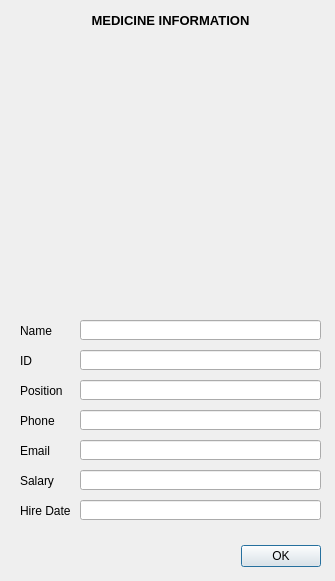
<?xml version="1.0" encoding="UTF-8"?>
<ui version="4.0">
 <class>Dialog</class>
 <widget class="QDialog" name="Dialog">
  <property name="geometry">
   <rect>
    <x>0</x>
    <y>0</y>
    <width>335</width>
    <height>581</height>
   </rect>
  </property>
  <property name="windowTitle">
   <string>Dialog</string>
  </property>
  <widget class="QDialogButtonBox" name="buttonBox">
   <property name="geometry">
    <rect>
     <x>-20</x>
     <y>540</y>
     <width>341</width>
     <height>32</height>
    </rect>
   </property>
   <property name="orientation">
    <enum>Qt::Horizontal</enum>
   </property>
   <property name="standardButtons">
    <set>QDialogButtonBox::Ok</set>
   </property>
  </widget>
  <widget class="QLabel" name="ID">
   <property name="geometry">
    <rect>
     <x>20</x>
     <y>350</y>
     <width>47</width>
     <height>21</height>
    </rect>
   </property>
   <property name="text">
    <string>ID</string>
   </property>
  </widget>
  <widget class="QLabel" name="Name">
   <property name="geometry">
    <rect>
     <x>20</x>
     <y>320</y>
     <width>47</width>
     <height>21</height>
    </rect>
   </property>
   <property name="text">
    <string>Name</string>
   </property>
  </widget>
  <widget class="QLabel" name="label_3">
   <property name="geometry">
    <rect>
     <x>10</x>
     <y>10</y>
     <width>321</width>
     <height>20</height>
    </rect>
   </property>
   <property name="font">
    <font>
     <pointsize>10</pointsize>
     <weight>75</weight>
     <bold>true</bold>
    </font>
   </property>
   <property name="text">
    <string>MEDICINE INFORMATION</string>
   </property>
   <property name="alignment">
    <set>Qt::AlignCenter</set>
   </property>
  </widget>
  <widget class="QLabel" name="Image">
   <property name="geometry">
    <rect>
     <x>30</x>
     <y>50</y>
     <width>251</width>
     <height>211</height>
    </rect>
   </property>
   <property name="text">
    <string/>
   </property>
   <property name="pixmap">
    <pixmap>../icon/medicine_icon.png</pixmap>
   </property>
   <property name="scaledContents">
    <bool>true</bool>
   </property>
   <property name="alignment">
    <set>Qt::AlignCenter</set>
   </property>
  </widget>
  <widget class="QLabel" name="label_5">
   <property name="geometry">
    <rect>
     <x>10</x>
     <y>30</y>
     <width>311</width>
     <height>261</height>
    </rect>
   </property>
   <property name="autoFillBackground">
    <bool>true</bool>
   </property>
   <property name="text">
    <string/>
   </property>
  </widget>
  <widget class="QLabel" name="Phone_3">
   <property name="geometry">
    <rect>
     <x>20</x>
     <y>410</y>
     <width>47</width>
     <height>21</height>
    </rect>
   </property>
   <property name="text">
    <string>Phone</string>
   </property>
  </widget>
  <widget class="QLabel" name="Position">
   <property name="geometry">
    <rect>
     <x>20</x>
     <y>380</y>
     <width>47</width>
     <height>21</height>
    </rect>
   </property>
   <property name="text">
    <string>Position</string>
   </property>
  </widget>
  <widget class="QLabel" name="Salary">
   <property name="geometry">
    <rect>
     <x>20</x>
     <y>470</y>
     <width>47</width>
     <height>21</height>
    </rect>
   </property>
   <property name="text">
    <string>Salary</string>
   </property>
  </widget>
  <widget class="QLabel" name="Email">
   <property name="geometry">
    <rect>
     <x>20</x>
     <y>440</y>
     <width>47</width>
     <height>21</height>
    </rect>
   </property>
   <property name="text">
    <string>Email</string>
   </property>
  </widget>
  <widget class="QLineEdit" name="staff_name">
   <property name="geometry">
    <rect>
     <x>80</x>
     <y>320</y>
     <width>241</width>
     <height>20</height>
    </rect>
   </property>
  </widget>
  <widget class="QLineEdit" name="staff_id">
   <property name="geometry">
    <rect>
     <x>80</x>
     <y>350</y>
     <width>241</width>
     <height>20</height>
    </rect>
   </property>
  </widget>
  <widget class="QLineEdit" name="staff_phone">
   <property name="geometry">
    <rect>
     <x>80</x>
     <y>410</y>
     <width>241</width>
     <height>20</height>
    </rect>
   </property>
  </widget>
  <widget class="QLineEdit" name="staff_email">
   <property name="geometry">
    <rect>
     <x>80</x>
     <y>440</y>
     <width>241</width>
     <height>20</height>
    </rect>
   </property>
  </widget>
  <widget class="QLineEdit" name="staff_salary">
   <property name="geometry">
    <rect>
     <x>80</x>
     <y>470</y>
     <width>241</width>
     <height>20</height>
    </rect>
   </property>
  </widget>
  <widget class="QLineEdit" name="staff_position">
   <property name="geometry">
    <rect>
     <x>80</x>
     <y>380</y>
     <width>241</width>
     <height>20</height>
    </rect>
   </property>
  </widget>
  <widget class="QLineEdit" name="contact_email_2">
   <property name="geometry">
    <rect>
     <x>80</x>
     <y>500</y>
     <width>241</width>
     <height>20</height>
    </rect>
   </property>
  </widget>
  <widget class="QLabel" name="HireDate">
   <property name="geometry">
    <rect>
     <x>20</x>
     <y>500</y>
     <width>61</width>
     <height>21</height>
    </rect>
   </property>
   <property name="text">
    <string>Hire Date</string>
   </property>
  </widget>
  <zorder>label_5</zorder>
  <zorder>buttonBox</zorder>
  <zorder>ID</zorder>
  <zorder>Name</zorder>
  <zorder>label_3</zorder>
  <zorder>Image</zorder>
  <zorder>Phone_3</zorder>
  <zorder>Position</zorder>
  <zorder>Salary</zorder>
  <zorder>Email</zorder>
  <zorder>staff_name</zorder>
  <zorder>staff_id</zorder>
  <zorder>staff_phone</zorder>
  <zorder>staff_email</zorder>
  <zorder>staff_salary</zorder>
  <zorder>staff_position</zorder>
  <zorder>contact_email_2</zorder>
  <zorder>HireDate</zorder>
 </widget>
 <tabstops>
  <tabstop>staff_name</tabstop>
  <tabstop>staff_id</tabstop>
  <tabstop>staff_phone</tabstop>
  <tabstop>staff_email</tabstop>
  <tabstop>staff_salary</tabstop>
 </tabstops>
 <resources/>
 <connections>
  <connection>
   <sender>buttonBox</sender>
   <signal>accepted()</signal>
   <receiver>Dialog</receiver>
   <slot>accept()</slot>
   <hints>
    <hint type="sourcelabel">
     <x>198</x>
     <y>584</y>
    </hint>
    <hint type="destinationlabel">
     <x>157</x>
     <y>274</y>
    </hint>
   </hints>
  </connection>
  <connection>
   <sender>buttonBox</sender>
   <signal>rejected()</signal>
   <receiver>Dialog</receiver>
   <slot>reject()</slot>
   <hints>
    <hint type="sourcelabel">
     <x>266</x>
     <y>590</y>
    </hint>
    <hint type="destinationlabel">
     <x>286</x>
     <y>274</y>
    </hint>
   </hints>
  </connection>
 </connections>
</ui>
